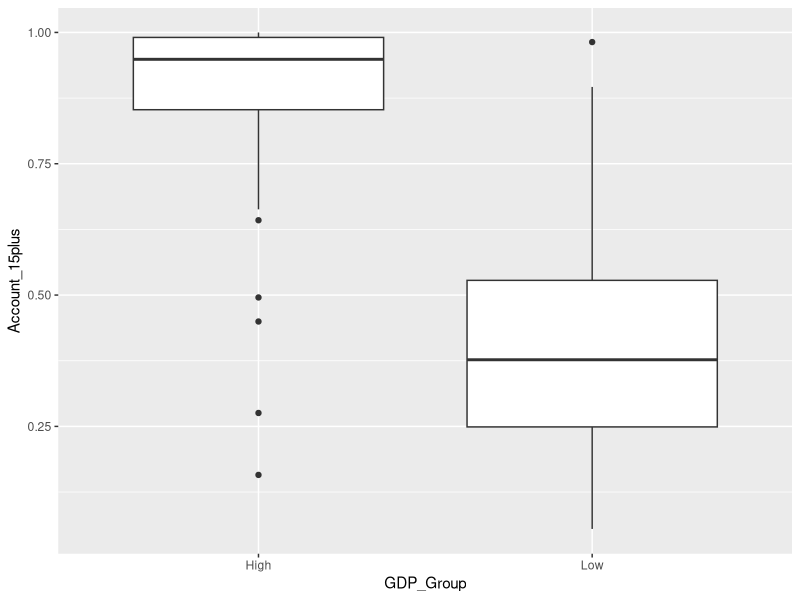
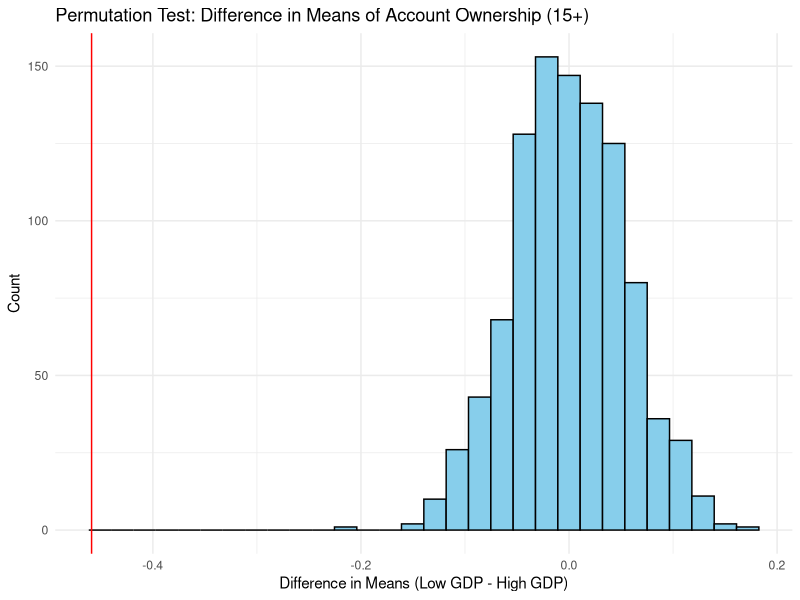
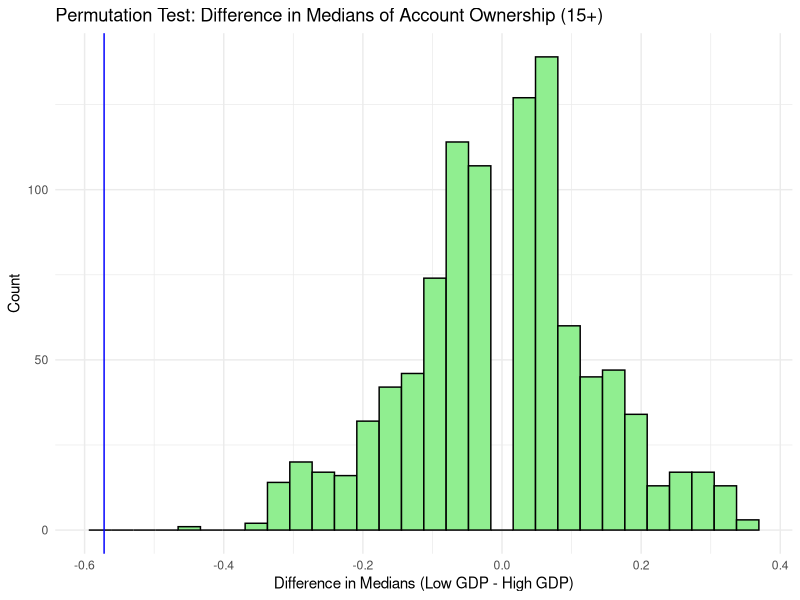

The R script that drew these images, in order:
## ---- chunk 1
library(tidyverse)
library(readxl)

GDP_analysis <- read_excel("GDP_analysis.xlsx", sheet = "Data", skip = 1)
colnames(GDP_analysis) <- c(
  "Country", 
  "GDP_Per_Capita", 
  "Account_15plus", 
  "Saved_15plus", 
  "Borrowed_Formal_15plus", 
  "Account_Female", 
  "Account_Male", 
  "Owns_Credit_Card")

DP_analysis <- GDP_analysis |> 
  mutate(across(GDP_Per_Capita:Owns_Credit_Card, as.numeric))
  
median_gdp <- median(GDP_analysis$GDP_Per_Capita, na.rm = TRUE)

GDP_analysis <- GDP_analysis |>  
  mutate(GDP_Group = ifelse(GDP_Per_Capita >= median_gdp, "High", "Low"))
## ---- chunk 2
GDP_analysis |>
  ggplot(aes( x = GDP_Group, y = Account_15plus )) +
  geom_boxplot()
## ---- chunk 3
perm_data <- function(rep, data) {
  data |>
    select(GDP_Group, Account_15plus) |>
    mutate(Account_15plus_perm = sample(Account_15plus, replace = FALSE)) %>%
    group_by(GDP_Group) |>
    summarize(
      obs_ave = mean(Account_15plus, na.rm = TRUE),
      obs_med = median(Account_15plus, na.rm = TRUE),
      perm_ave = mean(Account_15plus_perm, na.rm = TRUE),
      perm_med = median(Account_15plus_perm, na.rm = TRUE),
      .groups = "drop"
    ) |>
    summarize(
      obs_ave_diff = diff(obs_ave),
      obs_med_diff = diff(obs_med),
      perm_ave_diff = diff(perm_ave),
      perm_med_diff = diff(perm_med),
      rep = rep
    )
}

perm_results <- map_df(1:1000, perm_data, data = GDP_analysis)

head(perm_results)


## ---- chunk 4
ggplot(perm_results, aes(x = perm_ave_diff)) +
  geom_histogram(bins = 30, fill = "skyblue", color = "black") +
  geom_vline(aes(xintercept = mean(obs_ave_diff)), color = "red") +
  labs(
    title = "Permutation Test: Difference in Means of Account Ownership (15+)",
    x = "Difference in Means (Low GDP - High GDP)",
    y = "Count"
  ) +
  theme_minimal()

## ---- chunk 5
ggplot(perm_results, aes(x = perm_med_diff)) +
  geom_histogram(bins = 30, fill = "lightgreen", color = "black") +
  geom_vline(aes(xintercept = mean(obs_med_diff)), color = "blue",) +
  labs(
    title = "Permutation Test: Difference in Medians of Account Ownership (15+)",
    x = "Difference in Medians (Low GDP - High GDP)",
    y = "Count"
  ) +
  theme_minimal()
